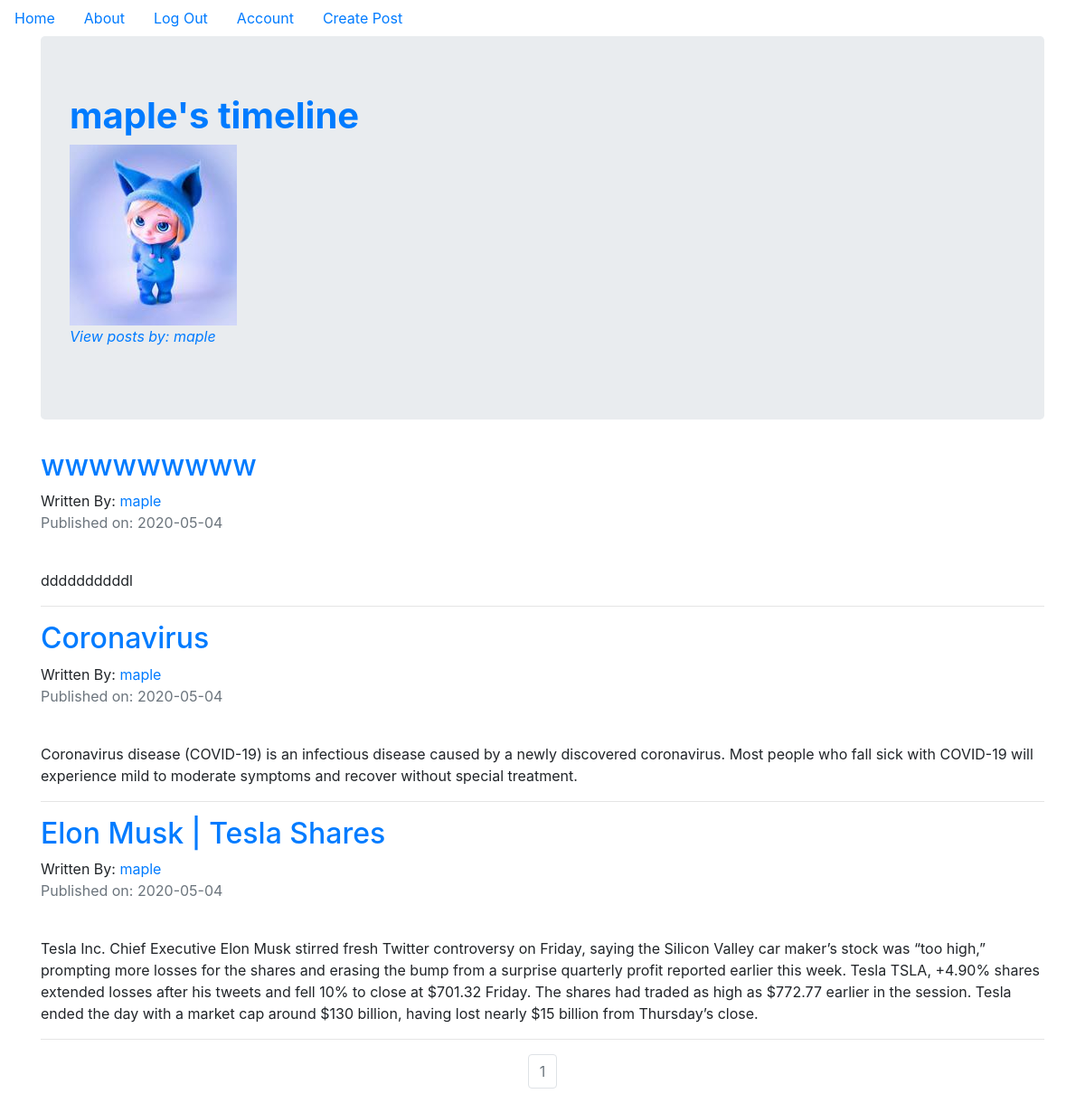
Screenshot of /maple (signed in) with the database file from the repository.
### puppycompanyblog/models.py (models this page shows, shortened)
class User(db.Model, UserMixin):
    __tablename__ = 'users'
    id = db.Column(db.Integer, primary_key=True)
    profile_image = db.Column(db.String(64), nullable=False, default='default_profile.jpg')
    email = db.Column(db.String(64), unique=True, index=True)
    username = db.Column(db.String(64), unique=True, index=True)
    password_hash = db.Column(db.String(128))
    posts = db.relationship('BlogPost', backref='author', lazy=True)

class BlogPost(db.Model, UserMixin):
    users = db.relationship(User)
    id = db.Column(db.Integer, primary_key=True)
    user_id = db.Column(db.Integer, db.ForeignKey('users.id'), nullable= False)
    date = db.Column(db.DateTime, nullable=False, default=datetime.utcnow)
    title = db.Column(db.String(140), nullable=False)
    text = db.Column(db.Text, nullable=False)

### puppycompanyblog/users/views.py (the view)
@users.route('/<username>')
def user_posts(username):
    page = request.args.get('page', 1, type=int)
    user = User.query.filter_by(username=username).first_or_404()
    blog_posts = BlogPost.query.filter_by(author=user).order_by(BlogPost.date.desc()).paginate(page=page, per_page=5)
    return render_template('user_blog_posts.html', blog_posts= blog_posts, user = user)

### puppycompanyblog/models.py (called while the page is built)
@login_manager.user_loader
def load_user(user_id):
    return User.query.get(user_id)

### puppycompanyblog/templates/user_blog_posts.html
{% extends "base.html" %}
{% block content %}
<div class="container">
    <div class="jumbotron">
        <div>
            <h1> <strong style="color: #007bff">{{user.username}}'s timeline </strong></h1>
            <img src="{{url_for('static', filename='profile_pics/'+user.profile_image)}}" >
            <p><em style="color: #007bff">View posts by: {{user.username}} </em></p>
        </div>
    </div>
    {% for post in blog_posts.items %}
        <h2><a href="{{url_for('blog_posts.blog_post', blog_post_id=post.id)}}">{{post.title}}</a></h2>
        Written By: <a href="{{url_for('users.user_posts', username=post.author.username)}}">{{post.author.username}}</a>
        <p class='text-muted'>Published on: {{post.date.strftime("%Y-%m-%d")}}</p>
        <br>
        <p>{{post.text}}</p>
        <hr>
    {% endfor %}
</div>
<nav aria-label='Page Navigation example' style="margin: 0px auto; width: fit-content;">
    <ul class="pagination">
        {% for page_num in blog_posts.iter_pages(left_edge=1, right_edge=1, right_current=2) %}
        {% if blog_posts.page == page_num %}
        <li class="page-item disabled">
            <a class= 'page-link' href="{{url_for('users.user_posts', username=user.username, page=page_num)}}">{{ page_num }}</a>
        </li>
        {% else %}
        <li class="page-item">
            <a class= 'page-link' href="{{url_for('users.user_posts', username=user.username, page=page_num)}}">{{ page_num }}</a>
        </li>
        {% endif %}
        {% endfor %}
    </ul>
</nav>
    {% endblock %}

### rows the page displays
User: username "maple", profile_image (picture)
BlogPost: title "wwwwwwwww", author.username "maple", date "2020-05-04", text "ddddddddddl"
BlogPost: title "Coronavirus", author.username "maple", date "2020-05-04", text "Coronavirus disease (COVID-19) is an infectious disease caused by a newly discovered coronavirus. Most people who fall sick with COVID-19 will experience mild to moderate symptoms and recover without special treatment."
BlogPost: title "Elon Musk | Tesla Shares", author.username "maple", date "2020-05-04", text "Tesla Inc. Chief Executive Elon Musk stirred fresh Twitter controversy on Friday, saying the Silicon Valley car maker’s stock was “too high,” prompting more losses for the shares and erasing the bump from a surprise quarterly profit reported earlier this week. Tesla TSLA, +4.90% shares extended losses after his tweets and fell 10% to close at $701.32 Friday. The shares had traded as high as $772.77 earlier in the session. Tesla ended the day with a market cap around $130 billion, having lost nearly $15 billion from Thursday’s close."

### other values shown
{{ page_num }} "1"
